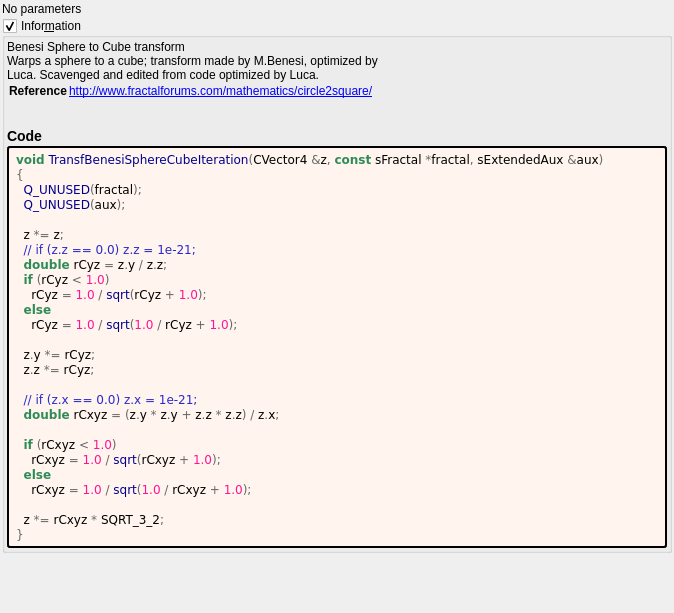
<?xml version="1.0" encoding="UTF-8"?>
<ui version="4.0">
 <class>transf_benesi_sphere_cube</class>
 <widget class="QWidget" name="Form">
  <property name="geometry">
   <rect>
    <x>0</x>
    <y>0</y>
    <width>674</width>
    <height>613</height>
   </rect>
  </property>
  <property name="windowTitle">
   <string notr="true">transf_benesi_sphere_cube</string>
  </property>
  <layout class="QVBoxLayout" name="verticalLayout">
   <property name="spacing">
    <number>2</number>
   </property>
   <property name="leftMargin">
    <number>2</number>
   </property>
   <property name="topMargin">
    <number>2</number>
   </property>
   <property name="rightMargin">
    <number>2</number>
   </property>
   <property name="bottomMargin">
    <number>2</number>
   </property>
   <item>
    <widget class="QLabel" name="label">
     <property name="toolTip">
      <string/>
     </property>
     <property name="text">
      <string>No parameters</string>
     </property>
    </widget>
   </item>
   <item>
    <widget class="MyGroupBox" name="groupCheck_info">
     <property name="title">
      <string>Infor&amp;mation</string>
     </property>
     <property name="flat">
      <bool>false</bool>
     </property>
     <property name="checkable">
      <bool>true</bool>
     </property>
     <layout class="QVBoxLayout" name="verticalLayout_2">
      <property name="spacing">
       <number>2</number>
      </property>
      <property name="leftMargin">
       <number>2</number>
      </property>
      <property name="topMargin">
       <number>2</number>
      </property>
      <property name="rightMargin">
       <number>2</number>
      </property>
      <property name="bottomMargin">
       <number>2</number>
      </property>
      <item>
	   <widget class="QLabel" name="label_information_general">
	    <property name="text">
		 <string notr="true">&lt;p&gt;Benesi Sphere to Cube transform&lt;br&gt;Warps a sphere to a cube; transform made by M.Benesi, optimized by&lt;br&gt;Luca.  Scavenged and edited from code optimized by Luca.&lt;/p&gt;&lt;table&gt;
&lt;tr&gt;&lt;th&gt;Reference&lt;/th&gt;&lt;td&gt;&lt;a href=&quot;http://www.fractalforums.com/mathematics/circle2square/&quot;&gt;http://www.fractalforums.com/mathematics/circle2square/&lt;br&gt;
&lt;/td&gt;&lt;/tr&gt;
&lt;/table&gt;
&lt;h3&gt;Code&lt;/h3&gt;</string>
		</property>
		<property name="wordWrap">
		 <bool>true</bool>
		</property>
		<property name="openExternalLinks">
		 <bool>true</bool>
		</property>
		<property name="textInteractionFlags">
		 <set>Qt::LinksAccessibleByMouse|Qt::TextSelectableByMouse</set>
		</property>
		</widget>
	   </item>
	   <item>
	    <widget class="QLabel" name="label_code_content">
		 <property name="text">
		  <string notr="true">&lt;body style=&quot;background-color:#fff5ee&quot;&gt;
&lt;pre style=&quot;color:#000000; background-color:#fff5ee;  font-family:'Courier New',monospace;&quot;&gt;&lt;span style=&quot;color:#2e8b57; font-weight:bold&quot;&gt;void&lt;/span&gt; &lt;span style=&quot;color:#00008f&quot;&gt;TransfBenesiSphereCubeIteration&lt;/span&gt;&lt;span style=&quot;color:#676767&quot;&gt;(&lt;/span&gt;CVector4 &lt;span style=&quot;color:#676767&quot;&gt;&amp;amp;&lt;/span&gt;z&lt;span style=&quot;color:#676767&quot;&gt;,&lt;/span&gt; &lt;span style=&quot;color:#2e8b57; font-weight:bold&quot;&gt;const&lt;/span&gt; sFractal &lt;span style=&quot;color:#676767&quot;&gt;*&lt;/span&gt;fractal&lt;span style=&quot;color:#676767&quot;&gt;,&lt;/span&gt; sExtendedAux &lt;span style=&quot;color:#676767&quot;&gt;&amp;amp;&lt;/span&gt;aux&lt;span style=&quot;color:#676767&quot;&gt;)&lt;/span&gt;
&lt;span style=&quot;color:#676767&quot;&gt;{&lt;/span&gt;
  &lt;span style=&quot;color:#00008f&quot;&gt;Q_UNUSED&lt;/span&gt;&lt;span style=&quot;color:#676767&quot;&gt;(&lt;/span&gt;fractal&lt;span style=&quot;color:#676767&quot;&gt;);&lt;/span&gt;
  &lt;span style=&quot;color:#00008f&quot;&gt;Q_UNUSED&lt;/span&gt;&lt;span style=&quot;color:#676767&quot;&gt;(&lt;/span&gt;aux&lt;span style=&quot;color:#676767&quot;&gt;);&lt;/span&gt;

  z &lt;span style=&quot;color:#676767&quot;&gt;*=&lt;/span&gt; z&lt;span style=&quot;color:#676767&quot;&gt;;&lt;/span&gt;
  &lt;span style=&quot;color:#2929cc&quot;&gt;// if (z.z == 0.0) z.z = 1e-21;&lt;/span&gt;
  &lt;span style=&quot;color:#2e8b57; font-weight:bold&quot;&gt;double&lt;/span&gt; rCyz &lt;span style=&quot;color:#676767&quot;&gt;=&lt;/span&gt; z&lt;span style=&quot;color:#676767&quot;&gt;.&lt;/span&gt;y &lt;span style=&quot;color:#676767&quot;&gt;/&lt;/span&gt; z&lt;span style=&quot;color:#676767&quot;&gt;.&lt;/span&gt;z&lt;span style=&quot;color:#676767&quot;&gt;;&lt;/span&gt;
  &lt;span style=&quot;color:#2e8b57; font-weight:bold&quot;&gt;if&lt;/span&gt; &lt;span style=&quot;color:#676767&quot;&gt;(&lt;/span&gt;rCyz &lt;span style=&quot;color:#676767&quot;&gt;&amp;lt;&lt;/span&gt; &lt;span style=&quot;color:#ff1493&quot;&gt;1.0&lt;/span&gt;&lt;span style=&quot;color:#676767&quot;&gt;)&lt;/span&gt;
    rCyz &lt;span style=&quot;color:#676767&quot;&gt;=&lt;/span&gt; &lt;span style=&quot;color:#ff1493&quot;&gt;1.0&lt;/span&gt; &lt;span style=&quot;color:#676767&quot;&gt;/&lt;/span&gt; &lt;span style=&quot;color:#00008f&quot;&gt;sqrt&lt;/span&gt;&lt;span style=&quot;color:#676767&quot;&gt;(&lt;/span&gt;rCyz &lt;span style=&quot;color:#676767&quot;&gt;+&lt;/span&gt; &lt;span style=&quot;color:#ff1493&quot;&gt;1.0&lt;/span&gt;&lt;span style=&quot;color:#676767&quot;&gt;);&lt;/span&gt;
  &lt;span style=&quot;color:#2e8b57; font-weight:bold&quot;&gt;else&lt;/span&gt;
    rCyz &lt;span style=&quot;color:#676767&quot;&gt;=&lt;/span&gt; &lt;span style=&quot;color:#ff1493&quot;&gt;1.0&lt;/span&gt; &lt;span style=&quot;color:#676767&quot;&gt;/&lt;/span&gt; &lt;span style=&quot;color:#00008f&quot;&gt;sqrt&lt;/span&gt;&lt;span style=&quot;color:#676767&quot;&gt;(&lt;/span&gt;&lt;span style=&quot;color:#ff1493&quot;&gt;1.0&lt;/span&gt; &lt;span style=&quot;color:#676767&quot;&gt;/&lt;/span&gt; rCyz &lt;span style=&quot;color:#676767&quot;&gt;+&lt;/span&gt; &lt;span style=&quot;color:#ff1493&quot;&gt;1.0&lt;/span&gt;&lt;span style=&quot;color:#676767&quot;&gt;);&lt;/span&gt;

  z&lt;span style=&quot;color:#676767&quot;&gt;.&lt;/span&gt;y &lt;span style=&quot;color:#676767&quot;&gt;*=&lt;/span&gt; rCyz&lt;span style=&quot;color:#676767&quot;&gt;;&lt;/span&gt;
  z&lt;span style=&quot;color:#676767&quot;&gt;.&lt;/span&gt;z &lt;span style=&quot;color:#676767&quot;&gt;*=&lt;/span&gt; rCyz&lt;span style=&quot;color:#676767&quot;&gt;;&lt;/span&gt;

  &lt;span style=&quot;color:#2929cc&quot;&gt;// if (z.x == 0.0) z.x = 1e-21;&lt;/span&gt;
  &lt;span style=&quot;color:#2e8b57; font-weight:bold&quot;&gt;double&lt;/span&gt; rCxyz &lt;span style=&quot;color:#676767&quot;&gt;= (&lt;/span&gt;z&lt;span style=&quot;color:#676767&quot;&gt;.&lt;/span&gt;y &lt;span style=&quot;color:#676767&quot;&gt;*&lt;/span&gt; z&lt;span style=&quot;color:#676767&quot;&gt;.&lt;/span&gt;y &lt;span style=&quot;color:#676767&quot;&gt;+&lt;/span&gt; z&lt;span style=&quot;color:#676767&quot;&gt;.&lt;/span&gt;z &lt;span style=&quot;color:#676767&quot;&gt;*&lt;/span&gt; z&lt;span style=&quot;color:#676767&quot;&gt;.&lt;/span&gt;z&lt;span style=&quot;color:#676767&quot;&gt;) /&lt;/span&gt; z&lt;span style=&quot;color:#676767&quot;&gt;.&lt;/span&gt;x&lt;span style=&quot;color:#676767&quot;&gt;;&lt;/span&gt;

  &lt;span style=&quot;color:#2e8b57; font-weight:bold&quot;&gt;if&lt;/span&gt; &lt;span style=&quot;color:#676767&quot;&gt;(&lt;/span&gt;rCxyz &lt;span style=&quot;color:#676767&quot;&gt;&amp;lt;&lt;/span&gt; &lt;span style=&quot;color:#ff1493&quot;&gt;1.0&lt;/span&gt;&lt;span style=&quot;color:#676767&quot;&gt;)&lt;/span&gt;
    rCxyz &lt;span style=&quot;color:#676767&quot;&gt;=&lt;/span&gt; &lt;span style=&quot;color:#ff1493&quot;&gt;1.0&lt;/span&gt; &lt;span style=&quot;color:#676767&quot;&gt;/&lt;/span&gt; &lt;span style=&quot;color:#00008f&quot;&gt;sqrt&lt;/span&gt;&lt;span style=&quot;color:#676767&quot;&gt;(&lt;/span&gt;rCxyz &lt;span style=&quot;color:#676767&quot;&gt;+&lt;/span&gt; &lt;span style=&quot;color:#ff1493&quot;&gt;1.0&lt;/span&gt;&lt;span style=&quot;color:#676767&quot;&gt;);&lt;/span&gt;
  &lt;span style=&quot;color:#2e8b57; font-weight:bold&quot;&gt;else&lt;/span&gt;
    rCxyz &lt;span style=&quot;color:#676767&quot;&gt;=&lt;/span&gt; &lt;span style=&quot;color:#ff1493&quot;&gt;1.0&lt;/span&gt; &lt;span style=&quot;color:#676767&quot;&gt;/&lt;/span&gt; &lt;span style=&quot;color:#00008f&quot;&gt;sqrt&lt;/span&gt;&lt;span style=&quot;color:#676767&quot;&gt;(&lt;/span&gt;&lt;span style=&quot;color:#ff1493&quot;&gt;1.0&lt;/span&gt; &lt;span style=&quot;color:#676767&quot;&gt;/&lt;/span&gt; rCxyz &lt;span style=&quot;color:#676767&quot;&gt;+&lt;/span&gt; &lt;span style=&quot;color:#ff1493&quot;&gt;1.0&lt;/span&gt;&lt;span style=&quot;color:#676767&quot;&gt;);&lt;/span&gt;

  z &lt;span style=&quot;color:#676767&quot;&gt;*=&lt;/span&gt; rCxyz &lt;span style=&quot;color:#676767&quot;&gt;*&lt;/span&gt; SQRT_3_2&lt;span style=&quot;color:#676767&quot;&gt;;&lt;/span&gt;
&lt;span style=&quot;color:#676767&quot;&gt;}&lt;/span&gt;
&lt;/pre&gt;
&lt;/body&gt;</string>
		 </property>
		 <property name="wordWrap">
		  <bool>true</bool>
		 </property>
		 <property name="openExternalLinks">
		  <bool>true</bool>
		 </property>
		 <property name="textInteractionFlags">
		  <set>Qt::LinksAccessibleByMouse|Qt::TextSelectableByMouse</set>
		 </property>
		 <property name="styleSheet">
		  <string notr="true">border-style: outset; border-width: 2px; border-radius: 3px; border-color: black; background-color: #fff5ee; padding: 4px;</string>
		  </property>
		 </widget>
		</item>
	   </layout>
    </widget>
   </item>
   <item>
    <spacer name="verticalSpacer">
     <property name="orientation">
      <enum>Qt::Vertical</enum>
     </property>
     <property name="sizeHint" stdset="0">
      <size>
       <width>20</width>
       <height>40</height>
      </size>
     </property>
    </spacer>
   </item>
  </layout>
 </widget>
 <customwidgets>
  <customwidget>
   <class>MyGroupBox</class>
   <extends>QGroupBox</extends>
   <header>my_group_box.h</header>
   <container>1</container>
  </customwidget>
 </customwidgets>
 <tabstops>
  <tabstop>groupCheck_info</tabstop>
 </tabstops>
 <resources/>
 <connections/>
</ui>
